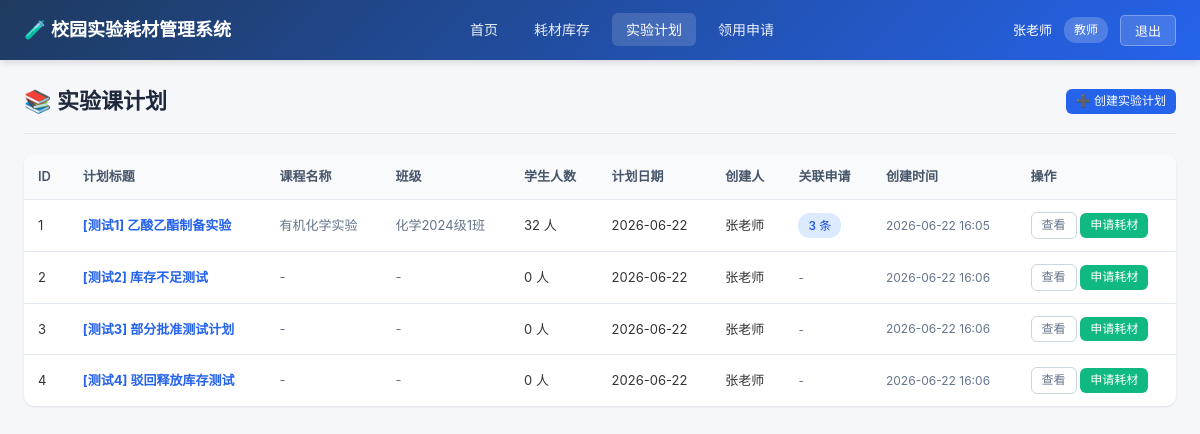
The app's page /plans (signed in) with its own data.
### models.py (models this page shows)
class User(Base):
    __tablename__ = "users"
    id = Column(Integer, primary_key=True, index=True)
    username = Column(String(50), unique=True, index=True, nullable=False)
    password = Column(String(100), nullable=False)
    full_name = Column(String(100), nullable=False)
    role = Column(String(20), nullable=False)  # teacher, keeper, director
    department = Column(String(100), default="")
    created_at = Column(DateTime, default=datetime.now)
    created_plans = relationship("ExperimentPlan", back_populates="creator")
    submitted_requests = relationship("SupplyRequest", back_populates="applicant")
    approvals = relationship("ApprovalRecord", back_populates="approver")

class ExperimentPlan(Base):
    __tablename__ = "experiment_plans"
    id = Column(Integer, primary_key=True, index=True)
    title = Column(String(200), nullable=False)
    course_name = Column(String(200), default="")
    class_name = Column(String(100), default="")
    student_count = Column(Integer, default=0)
    plan_date = Column(Date, nullable=False)
    description = Column(Text, default="")
    creator_id = Column(Integer, ForeignKey("users.id"), nullable=False)
    created_at = Column(DateTime, default=datetime.now)
    creator = relationship("User", back_populates="created_plans")
    requests = relationship("SupplyRequest", back_populates="plan")

### main.py (the view)
@app.get("/plans", response_class=HTMLResponse)
async def plan_list(
    request: Request,
    current_user: models.User = Depends(get_current_user),
    db: Session = Depends(get_db)
):
    query = db.query(models.ExperimentPlan)
    if current_user.role == "teacher":
        query = query.filter(models.ExperimentPlan.creator_id == current_user.id)
    plans = query.order_by(models.ExperimentPlan.plan_date.desc()).all()
    return templates.TemplateResponse("plans/list.html", {
        "request": request,
        "current_user": current_user,
        "plans": plans,
        "ROLE_MAP": ROLE_MAP
    })

### templates/plans/list.html (shortened to what this page needs)
{% extends "base.html" %}
{% block content %}
<div class="page-header">
    <div class="page-title">📚 实验课计划</div>
    <div class="page-actions">
        {% if current_user.role == 'teacher' %}
        <a href="/plans/new" class="btn btn-primary btn-sm">➕ 创建实验计划</a>
        {% endif %}
    </div>
</div>
<div class="card">
    <div class="table-responsive">
        <table>
            <thead>
                <tr>
                    <th>ID</th>
                    <th>计划标题</th>
                    <th>课程名称</th>
                    <th>班级</th>
                    <th>学生人数</th>
                    <th>计划日期</th>
                    <th>创建人</th>
                    <th>关联申请</th>
                    <th>创建时间</th>
                    <th>操作</th>
                </tr>
            </thead>
            <tbody>
                {% for p in plans %}
                <tr>
                    <td>{{ p.id }}</td>
                    <td><a href="/plans/{{ p.id }}"><strong>{{ p.title }}</strong></a></td>
                    <td class="text-muted">{{ p.course_name or '-' }}</td>
                    <td class="text-muted">{{ p.class_name or '-' }}</td>
                    <td>{{ p.student_count or 0 }} 人</td>
                    <td>{{ p.plan_date.strftime('%Y-%m-%d') }}</td>
                    <td>{{ p.creator.full_name }}</td>
                    <td>
                        {% if p.requests %}
                        <span class="badge badge-approved">{{ p.requests|length }} 条</span>
                        {% else %}
                        <span class="text-muted text-sm">-</span>
                        {% endif %}
                    </td>
                    <td class="text-sm text-muted">{{ p.created_at.strftime('%Y-%m-%d %H:%M') }}</td>
                    <td>
                        <a href="/plans/{{ p.id }}" class="btn btn-outline btn-sm">查看</a>
                        {% if current_user.role == 'teacher' and current_user.id == p.creator_id %}
                        <a href="/requests/new?plan_id={{ p.id }}" class="btn btn-success btn-sm">申请耗材</a>
                        {% endif %}
                    </td>
                </tr>
                {% endfor %}
            </tbody>
        </table>
    </div>
</div>
{% endblock %}

### templates/base.html (shortened to what this page needs)
<!DOCTYPE html>
<html lang="zh-CN">
<head>
    <link rel="stylesheet" href="/static/style.css">
</head>
<body>
{% block navbar %}
<nav class="navbar">
    <div class="navbar-brand">
        <a href="/">🧪 校园实验耗材管理系统</a>
    </div>
    {% if current_user %}
    <ul class="navbar-nav">
        <li><a href="/" class="{% if request.url.path == '/' %}active{% endif %}">首页</a></li>
        <li><a href="/supplies" class="{% if '/supplies' in request.url.path %}active{% endif %}">耗材库存</a></li>
        {% if current_user.role == 'teacher' %}
        <li><a href="/plans" class="{% if '/plans' in request.url.path %}active{% endif %}">实验计划</a></li>
        {% endif %}
        <li><a href="/requests" class="{% if '/requests' in request.url.path %}active{% endif %}">领用申请</a></li>
    </ul>
    <div class="navbar-user">
        <span>{{ current_user.full_name }}</span>
        <span class="role-badge">{{ ROLE_MAP.get(current_user.role, current_user.role) }}</span>
        <form action="/logout" method="post">
            <button type="submit">退出</button>
        </form>
    </div>
    {% endif %}
</nav>
{% endblock %}
<div class="main-container">
    {% block content %}{% endblock %}
</div>
</body>
</html>

### static/style.css (style rules this page uses)
* { margin: 0; padding: 0; box-sizing: border-box; }
body { font-family: -apple-system, BlinkMacSystemFont, "Segoe UI", "PingFang SC", "Hiragino Sans GB", "Microsoft YaHei", sans-serif; background: #f5f7fa; color: #333; line-height: 1.6; font-size: 14px; }
a { color: #2563eb; text-decoration: none; }
.navbar { background: linear-gradient(135deg, #1e3a5f 0%, #2563eb 100%); color: white; padding: 0 24px; height: 60px; display: flex; align-items: center; justify-content: space-between; box-shadow: 0 2px 8px rgba(0, 0, 0, 0.15); position: sticky; top: 0; z-index: 100; }
.navbar-brand { font-size: 18px; font-weight: 600; display: flex; align-items: center; gap: 10px; }
.navbar-brand a { color: white; text-decoration: none; }
.navbar-nav { display: flex; align-items: center; gap: 8px; list-style: none; }
.navbar-nav a { color: rgba(255, 255, 255, 0.9); padding: 8px 14px; border-radius: 6px; font-size: 14px; transition: all 0.2s; }
.navbar-nav a:hover, .navbar-nav a.active { background: rgba(255, 255, 255, 0.15); color: white; text-decoration: none; }
.navbar-user { display: flex; align-items: center; gap: 12px; font-size: 13px; }
.navbar-user .role-badge { background: rgba(255, 255, 255, 0.2); padding: 3px 10px; border-radius: 12px; font-size: 12px; }
.navbar-user form { display: inline; }
.navbar-user button { background: rgba(255, 255, 255, 0.15); color: white; border: 1px solid rgba(255, 255, 255, 0.3); padding: 5px 14px; border-radius: 5px; cursor: pointer; font-size: 13px; transition: all 0.2s; }
.main-container { max-width: 1400px; margin: 24px auto; padding: 0 24px; }
.page-header { display: flex; justify-content: space-between; align-items: center; margin-bottom: 20px; padding-bottom: 14px; border-bottom: 1px solid #e2e8f0; }
.page-title { font-size: 22px; font-weight: 600; color: #1e293b; }
.page-actions { display: flex; gap: 10px; }
.card { background: white; border-radius: 10px; box-shadow: 0 1px 3px rgba(0, 0, 0, 0.06), 0 1px 2px rgba(0, 0, 0, 0.04); margin-bottom: 20px; overflow: hidden; }
table { width: 100%; border-collapse: collapse; }
table th, table td { padding: 12px 14px; text-align: left; border-bottom: 1px solid #e2e8f0; font-size: 13px; }
table th { background: #f8fafc; font-weight: 600; color: #475569; white-space: nowrap; }
table tbody tr:last-child td { border-bottom: none; }
.table-responsive { overflow-x: auto; }
.badge { display: inline-block; padding: 3px 10px; border-radius: 12px; font-size: 12px; font-weight: 500; white-space: nowrap; }
.badge-approved { background: #dbeafe; color: #1d4ed8; }
.btn { display: inline-block; padding: 7px 16px; border-radius: 6px; font-size: 13px; font-weight: 500; border: none; cursor: pointer; transition: all 0.2s; text-decoration: none; line-height: 1.4; }
.btn-primary { background: #2563eb; color: white; }
.btn-success { background: #10b981; color: white; }
.btn-outline { background: white; color: #64748b; border: 1px solid #cbd5e1; }
.btn-sm { padding: 4px 10px; font-size: 12px; }
.text-muted { color: #64748b; }
.text-sm { font-size: 12px; }

### records on screen
User: full_name "张老师", get "教师"
ExperimentPlan: id "1", title "[测试1] 乙酸乙酯制备实验", course_name "有机化学实验", class_name "化学2024级1班", student_count "32", plan_date "2026-06-22", creator.full_name "张老师", requests|length "3", created_at "2026-06-22 16:05"
ExperimentPlan: id "2", title "[测试2] 库存不足测试", course_name "-", class_name "-", student_count "0", plan_date "2026-06-22", creator.full_name "张老师", created_at "2026-06-22 16:06"
ExperimentPlan: id "3", title "[测试3] 部分批准测试计划", course_name "-", class_name "-", student_count "0", plan_date "2026-06-22", creator.full_name "张老师", created_at "2026-06-22 16:06"
ExperimentPlan: id "4", title "[测试4] 驳回释放库存测试", course_name "-", class_name "-", student_count "0", plan_date "2026-06-22", creator.full_name "张老师", created_at "2026-06-22 16:06"
